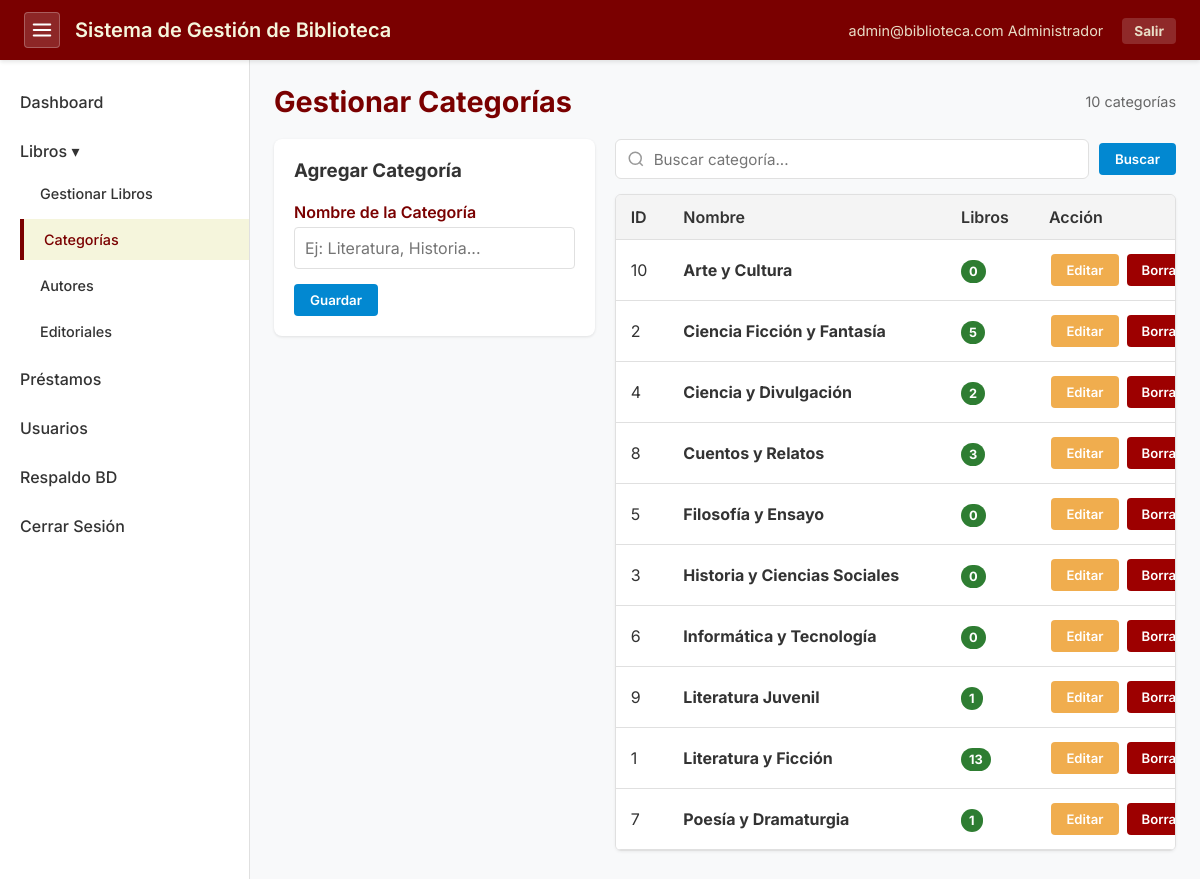
The app's page /pages/categories.php (signed in), older data.
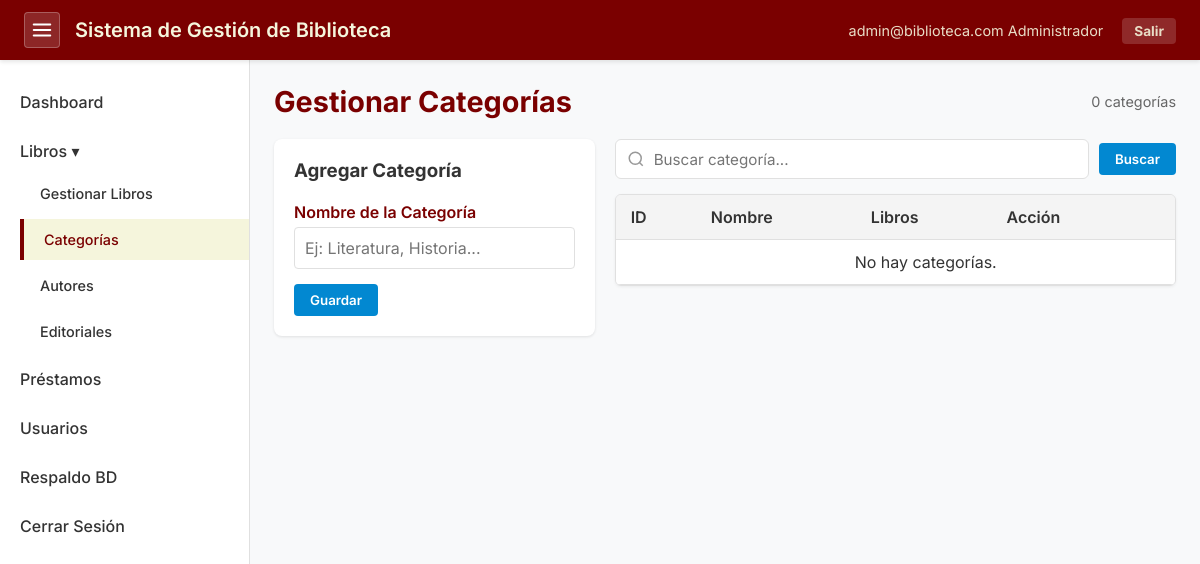
The same page, newer data.
### tables this page shows
CREATE TABLE `categories` (
  `id` int NOT NULL AUTO_INCREMENT,
  `name` varchar(255) NOT NULL,
  `created_at` timestamp NOT NULL DEFAULT CURRENT_TIMESTAMP,
  PRIMARY KEY (`id`)
);

### pages/categories.php (the view, shortened to what this page needs)
<?php
require_once __DIR__ . '/../config.php';
require_once __DIR__ . '/../includes/header.php';
$edit_item = null;
$search = isset($_GET['search']) ? trim($_GET['search']) : '';
$per_page = 20;
$page = isset($_GET['page']) ? max(1, intval($_GET['page'])) : 1;
$offset = ($page - 1) * $per_page;
$where = '';
$params = [];
$count_stmt = $pdo->prepare("SELECT COUNT(*) FROM categories $where");
$count_stmt->execute($params);
$total = $count_stmt->fetchColumn();
$stmt = $pdo->prepare("SELECT * FROM categories $where ORDER BY name ASC LIMIT $per_page OFFSET $offset");
$stmt->execute($params);
$categories = $stmt->fetchAll();
?>
<?php require_once __DIR__ . '/../includes/sidebar.php'; ?>
<div class="content-header">
    <h2>Gestionar Categorías</h2>
    <span id="result-count" style="color: #666; font-size: 0.9rem;"><?php echo number_format($total); ?> categorías</span>
</div>
<div class="split-layout">
    <?php if ($_SESSION['user_role'] !== 'Lector'): ?>
    <div class="form-container form-pane">
        <?php if ($edit_item): ?>
            <h3>Editar Categoría</h3>
            <p style="font-size: 0.85rem; color: #666; margin-bottom: 12px;">Modificando ID #<?php echo $edit_item['id']; ?></p>
            <form method="POST">
                <input type="hidden" name="id" value="<?php echo $edit_item['id']; ?>">
                <div class="form-group">
                    <label>Nombre de la Categoría</label>
                    <input type="text" name="name" class="form-control" value="<?php echo htmlspecialchars($edit_item['name']); ?>" required autofocus>
                </div>
                <div style="display: flex; gap: 10px;">
                    <button type="submit" name="edit_item" class="btn btn-primary" style="flex: 1;">Actualizar</button>
                    <a href="categories.php" class="btn" style="background: #888; text-decoration: none; text-align: center;">Cancelar</a>
                </div>
            </form>
        <?php else: ?>
            <h3>Agregar Categoría</h3><br>
            <form method="POST">
                <div class="form-group">
                    <label>Nombre de la Categoría</label>
                    <input type="text" name="name" class="form-control" required placeholder="Ej: Literatura, Historia...">
                </div>
                <button type="submit" name="add_item" class="btn btn-primary">Guardar</button>
            </form>
        <?php endif; ?>
    </div>
    <?php endif; ?>
    <div class="data-pane">
        <form method="GET" class="search-filters-bar" style="margin-bottom: 15px;" id="searchForm">
            <div class="search-input-wrapper">
                <input type="text" name="search" id="liveSearchInput" class="search-input" placeholder="Buscar categoría..." value="<?php echo htmlspecialchars($search); ?>" autocomplete="off">
            </div>
            <button type="submit" class="btn btn-primary">Buscar</button>
        </form>
        <div id="searchResults">
        <div class="table-responsive">
        <table class="data-table">
            <thead>
                <tr>
                    <th>ID</th>
                    <th>Nombre</th>
                    <th>Libros</th>
                    <th style="min-width: 140px;">Acción</th>
                </tr>
            </thead>
            <tbody>
                <?php foreach ($categories as $item):
                    $book_count = $pdo->prepare("SELECT COUNT(*) FROM books WHERE category_id = ?");
                    $book_count->execute([$item['id']]);
                    $count = $book_count->fetchColumn();
                ?>
                <tr <?php if ($edit_item && $edit_item['id'] == $item['id']) echo 'style="background-color: #fff9db;"'; ?>>
                    <td><?php echo $item['id']; ?></td>
                    <td><strong><?php echo htmlspecialchars($item['name']); ?></strong></td>
                    <td><span class="status-badge status-available"><?php echo $count; ?></span></td>
                    <?php if ($_SESSION['user_role'] !== 'Lector'): ?>
                    <td>
                        <a href="categories.php?edit=<?php echo $item['id']; ?>" class="btn btn-edit" style="margin-right: 5px;">Editar</a>
                        <a href="categories.php?delete=<?php echo $item['id']; ?>" class="btn btn-delete" onclick="return confirm('¿Borrar categoría?');">Borrar</a>
                    </td>
                    <?php else: ?>
                    <td>-</td>
                    <?php endif; ?>
                </tr>
                <?php endforeach; ?>
                <?php if (empty($categories)): ?>
                <tr><td colspan="4" style="text-align: center;">No hay categorías.</td></tr>
                <?php endif; ?>
            </tbody>
        </table>
        </div>
        </div>
    </div>
</div>
<?php require_once __DIR__ . '/../includes/footer.php'; ?>

### includes/header.php (shortened to what this page needs)
<?php
$usuario_logueado = $_SESSION['user_email'] ?? null;
$usuario_rol = $_SESSION['user_role'] ?? null;
?>
<!DOCTYPE html>
<html lang="es">
<head>
    <link rel="stylesheet" href="../style.css?v=<?php echo file_exists(__DIR__ . '/../style.css') ? filemtime(__DIR__ . '/../style.css') : time(); ?>">
</head>
<body>
    <nav class="navbar">
        <div class="navbar-brand">
            <button type="button" class="sidebar-toggle" id="sidebarToggle" aria-label="Alternar menú lateral" title="Ocultar/Mostrar menú">
                <svg width="22" height="22" viewBox="0 0 24 24" fill="none" stroke="currentColor" stroke-width="2.2" stroke-linecap="round">
                    <line x1="3" y1="12" x2="21" y2="12"></line>
                    <line x1="3" y1="6" x2="21" y2="6"></line>
                    <line x1="3" y1="18" x2="21" y2="18"></line>
                </svg>
            </button>
            <h1>Sistema de Gestión de Biblioteca</h1>
        </div>
        <?php if ($usuario_logueado): ?>
        <div class="user-info">
            <span class="user-email"><?php echo htmlspecialchars($usuario_logueado); ?></span>
            <?php if ($usuario_rol): ?>
                <span class="user-role-badge"><?php echo htmlspecialchars($usuario_rol); ?></span>
            <?php endif; ?>
            <a href="../logout.php" class="btn-logout" title="Cerrar sesión">Salir</a>
        </div>
        <?php endif; ?>
    </nav>
    <div class="main-container" id="mainContainer">

### includes/sidebar.php (shortened to what this page needs)
<?php
$current_page = basename($_SERVER['PHP_SELF']);
?>
        <aside class="sidebar" id="sidebarMenu">
            <ul>
                <li><a href="dashboard.php" class="<?php echo ($current_page == 'dashboard.php') ? 'active' : ''; ?>">Dashboard</a></li>
                <li>
                    <a href="books.php" class="<?php echo (in_array($current_page, ['books.php', 'add_book.php', 'edit_book.php'])) ? 'active' : ''; ?>">Libros ▾</a>
                    <ul class="sub-menu">
                        <li><a href="books.php" class="<?php echo ($current_page == 'books.php') ? 'active' : ''; ?>">Gestionar Libros</a></li>
                        <li><a href="categories.php" class="<?php echo ($current_page == 'categories.php') ? 'active' : ''; ?>">Categorías</a></li>
                        <li><a href="authors.php" class="<?php echo ($current_page == 'authors.php') ? 'active' : ''; ?>">Autores</a></li>
                        <li><a href="publishers.php" class="<?php echo ($current_page == 'publishers.php') ? 'active' : ''; ?>">Editoriales</a></li>
                    </ul>
                </li>
                <?php if (in_array($_SESSION['user_role'] ?? '', ['Administrador', 'Bibliotecario'])): ?>
                <li><a href="issue_books.php" class="<?php echo ($current_page == 'issue_books.php') ? 'active' : ''; ?>">Préstamos</a></li>
                <?php endif; ?>
                <?php if (($_SESSION['user_role'] ?? '') === 'Administrador'): ?>
                <li><a href="users.php" class="<?php echo ($current_page == 'users.php') ? 'active' : ''; ?>">Usuarios</a></li>
                <li><a href="db_tools.php" class="<?php echo ($current_page == 'db_tools.php') ? 'active' : ''; ?>">Respaldo BD</a></li>
                <?php endif; ?>
                <li><a href="../logout.php">Cerrar Sesión</a></li>
            </ul>
        </aside>
        <main class="content">

### includes/footer.php (shortened to what this page needs)
        </main>
    </div>
</body>
</html>

Row changes from the older to the newer data that the page shows:
removed categories: id "10", name "Arte y Cultura", count "0"
removed categories: id "2", name "Ciencia Ficción y Fantasía", count "5"
removed categories: id "4", name "Ciencia y Divulgación", count "2"
removed categories: id "8", name "Cuentos y Relatos", count "3"
removed categories: id "5", name "Filosofía y Ensayo", count "0"
removed categories: id "3", name "Historia y Ciencias Sociales", count "0"
removed categories: id "6", name "Informática y Tecnología", count "0"
removed categories: id "9", name "Literatura Juvenil", count "1"
removed categories: id "1", name "Literatura y Ficción", count "13"
removed categories: id "7", name "Poesía y Dramaturgia", count "1"
Text that changed along with them:
$total: "10" → "0"
text now shown: "No hay categorías."
